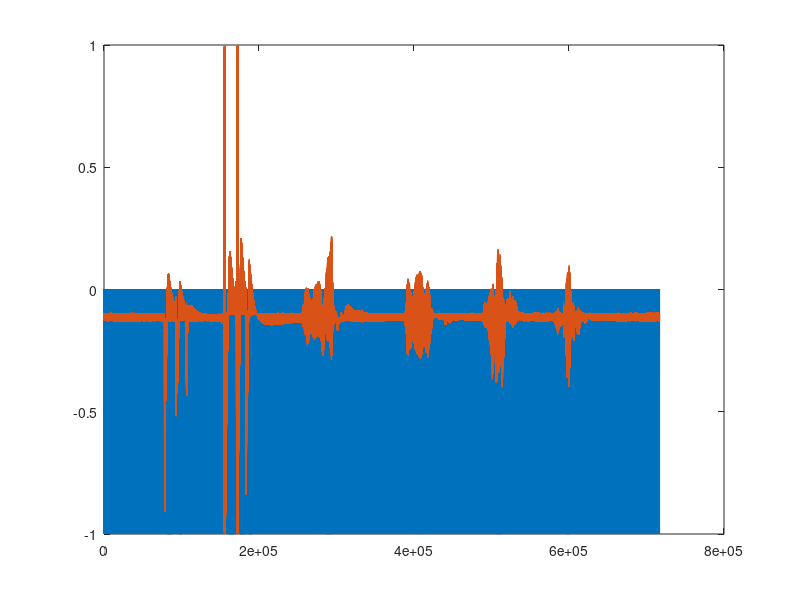

Here is the MATLAB script that generated this plot:
clc
clear
close all

Fs = 44100;
BitsPerSample = 16;
BytesPerSample = (BitsPerSample / 8 * 2);

file = fopen('TESTING.TXT');
data = fread(file);

out = zeros(length(data)/BytesPerSample, 2);
for i = 1:length(data) / BytesPerSample
    out(i, 1) = data((i-1)*BytesPerSample+2) * 2^8 + data((i-1)*BytesPerSample+1); % Left

    if (BitsPerSample == 32)
        out(i, 1) = data((i-1)*BytesPerSample+4) * 2^24 + data((i-1)*BytesPerSample+3) * 2^16;
    end

    if (out(i, 1) >= 2^(BitsPerSample - 1))
        out(i, 1) = out(i, 1) - 2^BitsPerSample;
    end

    out(i, 2) = data((i-1)*BytesPerSample+BytesPerSample/2+2) * 2^8 + data((i-1)*BytesPerSample+BytesPerSample/2+1); % Right

    if (BitsPerSample == 32)
        out(i, 1) = data((i-1)*BytesPerSample+BytesPerSample/2+4) * 2^24 + data((i-1)*BytesPerSample+BytesPerSample/2+3) * 2^16;
    end

    if (out(i, 2) >= 2^(BitsPerSample - 1))
        out(i, 2) = out(i, 2) - 2^BitsPerSample;
    end
end
fclose(file);

out = out / 2^15; % Real Volume

plot(out);
sound(out, Fs, BitsPerSample);
